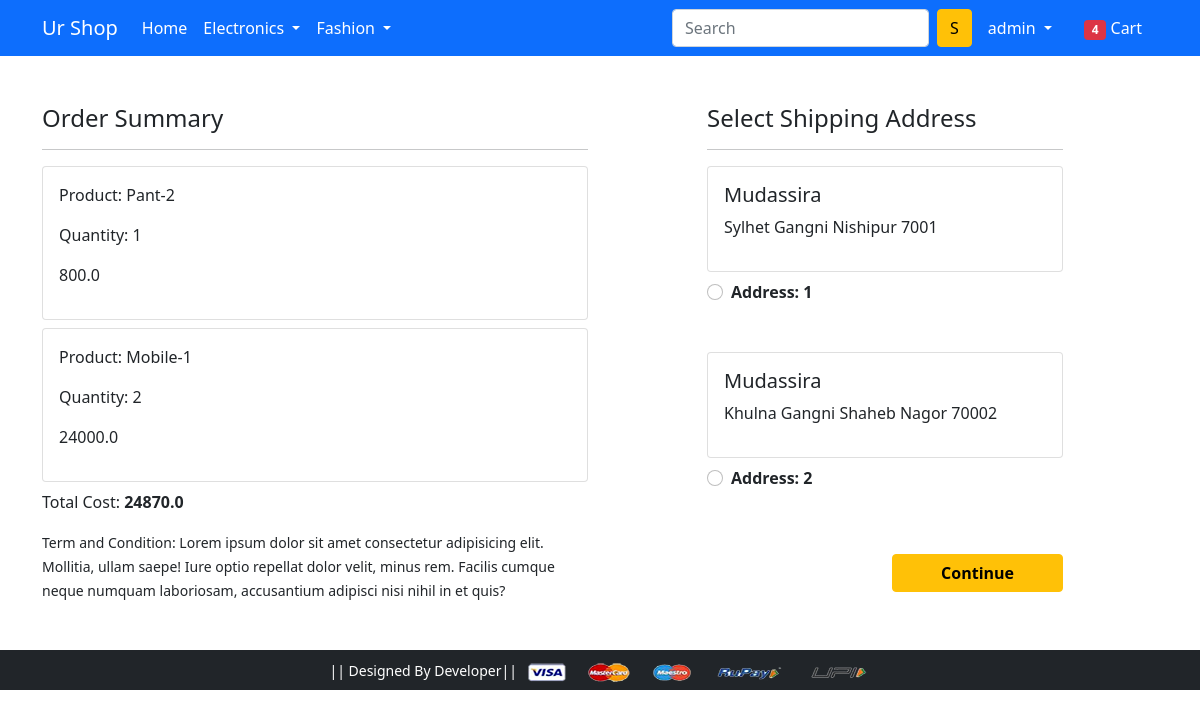
/checkout/ (signed in), run on an earlier commit of the app's database.
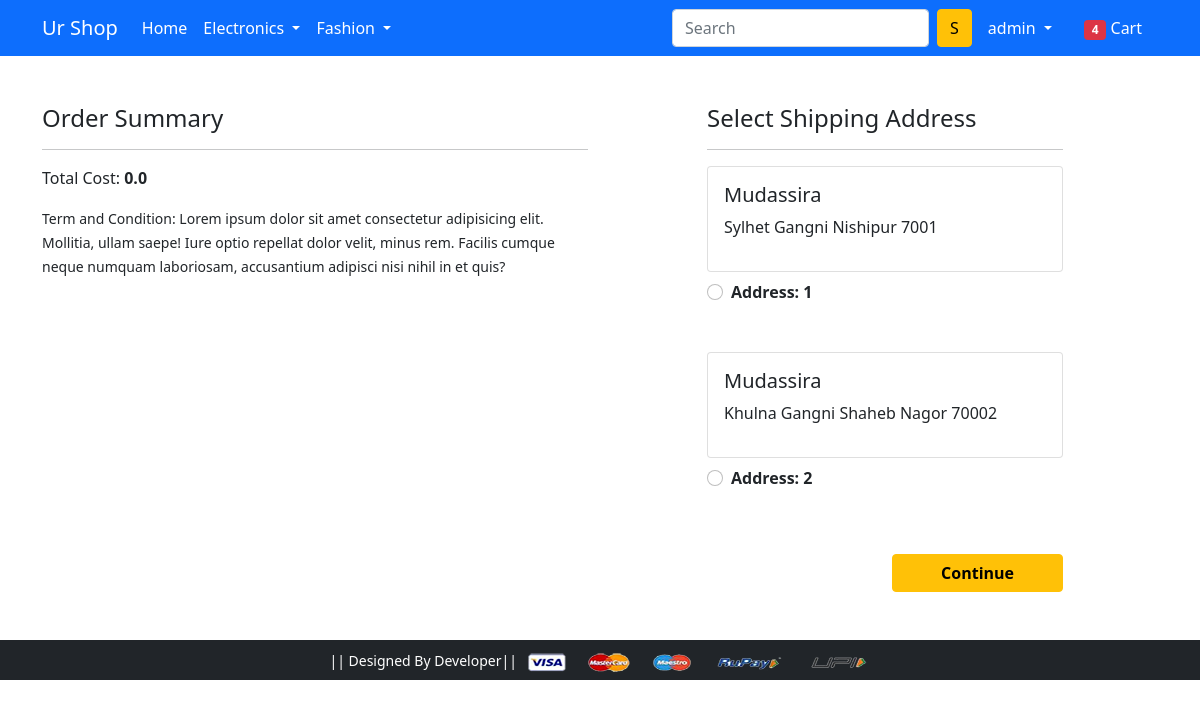
And on a later commit of the database.
### app/models.py (models this page shows, shortened)
class Cart(models.Model):
    user = models.ForeignKey(User, on_delete=models.CASCADE)
    product = models.ForeignKey(Product, on_delete=models.CASCADE)
    quantity = models.PositiveIntegerField(default=1)
    @property
    def total_cost(self):
        return self.quantity * self.product.discounted_price

class Product(models.Model):
    title = models.CharField(max_length=200)
    selling_price = models.FloatField()
    discounted_price = models.FloatField()
    description = models.TextField()
    brand = models.CharField(max_length=22)
    category = models.CharField(choices=CATEGORY_CHOICES, max_length=2)
    product_image = models.ImageField(upload_to='productimg')

class Customer (models.Model):
    user = models.ForeignKey(User, on_delete=models.CASCADE)
    name = models.CharField(max_length=200)
    locality = models.CharField(max_length=200)
    city = models.CharField(max_length=200)
    zipcode = models.IntegerField()
    state = models.CharField(choices=DIVISION_CHOICES, max_length=200)
    def __str__(self):
        return str(self.id)

### app/views.py (the view)
# urls.py: path('checkout/', views.checkout, name='checkout'),
def checkout(request):
    user = request.user
    current_customer = Customer.objects.filter(user=user)
    cart_item = Cart.objects.filter(user=user)
    print('current_customer', current_customer)
    total = total_amount(request)
    print(total)
    return render(request, 'app/checkout.html', {'customer': current_customer, 'total': total, 'cart_item': cart_item})

### app/views.py (called while the page is built)
def total_amount(request):
    user = request.user
    cart_item = Cart.objects.filter(user=user)
    cart_product = [p for p in cart_item]
    amount = 0.0
    shipping_amount = 70.0
    tot_amount = 0.0
    if cart_product:
        for p in cart_product:
            temp_amount = (p.quantity * p.product.discounted_price)
            amount += temp_amount
            tot_amount = amount + shipping_amount
    return tot_amount

### app/templates/app/checkout.html (shortened to what this page needs)
{% extends 'app/base.html' %}
{% load static %}
{% block main-content %}
<div class="container">
 <div class="row mt-5">
  <div class="col-sm-6">
    <h4>Order Summary</h4>
    <hr>
      {% for item in cart_item %}
      <div class="card mb-2">
        <div class="card-body">
          <p>Product: {{item.product.title}}</p>
          <p>Quantity: {{item.quantity}}</p>
          <p >{{item.total_cost}}</p>
        </div>
      </div>
      {% endfor %}
            <p >Total Cost: <strong class="fw-bold">{{total}}</strong>  </p>
    <small>Term and Condition: Lorem ipsum dolor sit amet consectetur adipisicing elit. Mollitia, ullam saepe! Iure optio repellat dolor velit, minus rem. Facilis cumque neque numquam laboriosam, accusantium adipisci nisi nihil in et quis?</small>
  </div>
  <div class="col-sm-4 offset-sm-1">
    <h4>Select Shipping Address</h4>
    <hr>
    <form action="/paymentdone">
        {% for ad in customer %}
      <div class="card">
        <div class="card-body">
        <h5 class="text-capitalize">{{ ad.name }}</h5>
        <p>{{ad.state}} {{ad.city}} {{ad.locality}}  {{ad.zipcode}}</p>
        </div>
      </div>
        <div class="form-check mt-2 mb-5">
          <input class="form-check-input" type="radio" name="custid" id="custadd{{forloop.counter}}" value="{{ad.id}}">
          <label class="form-check-label fw-bold"  for="custadd{{forloop.counter}}">Address: {{forloop.counter}}</label>
        </div>
        {% endfor %}
        <div class="text-end">
          <button type="submit" class="btn btn-warning mt-3 px-5 fw-bold">Continue</button>
        </div>
      </form>
    </div>
  </div>
</div>
{% endblock main-content %}

What changed in the data, as far as the page shows it:
removed Cart: product "Pant-2", quantity "1", total_cost "800.0"
removed Cart: product "Mobile-1", quantity "2", total_cost "24000.0"
Also different on the page:
{{ total }}: "24870.0" → "0.0"
